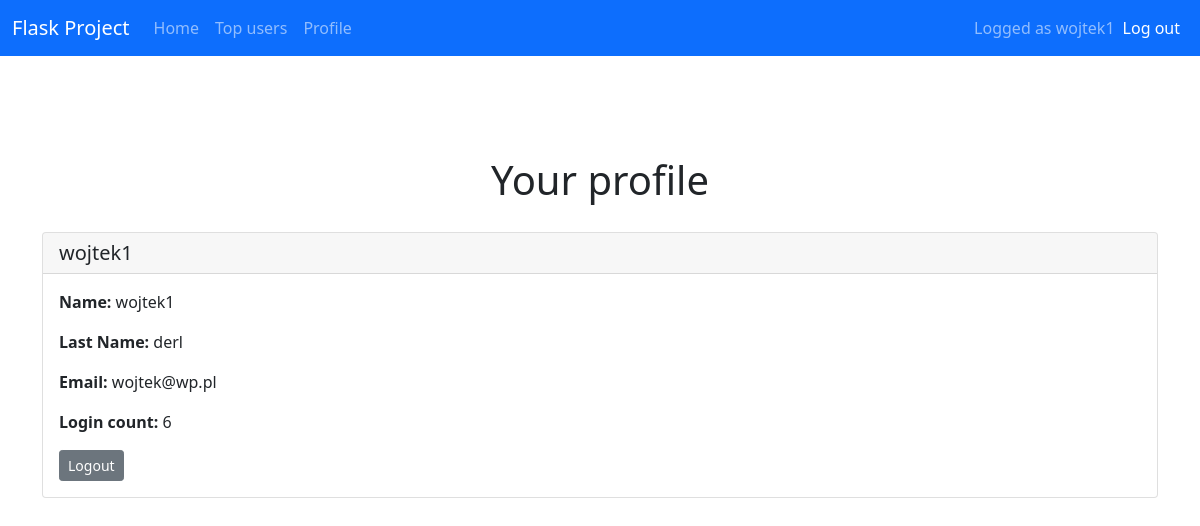
/profile (signed in), run on an earlier commit of the app's database.
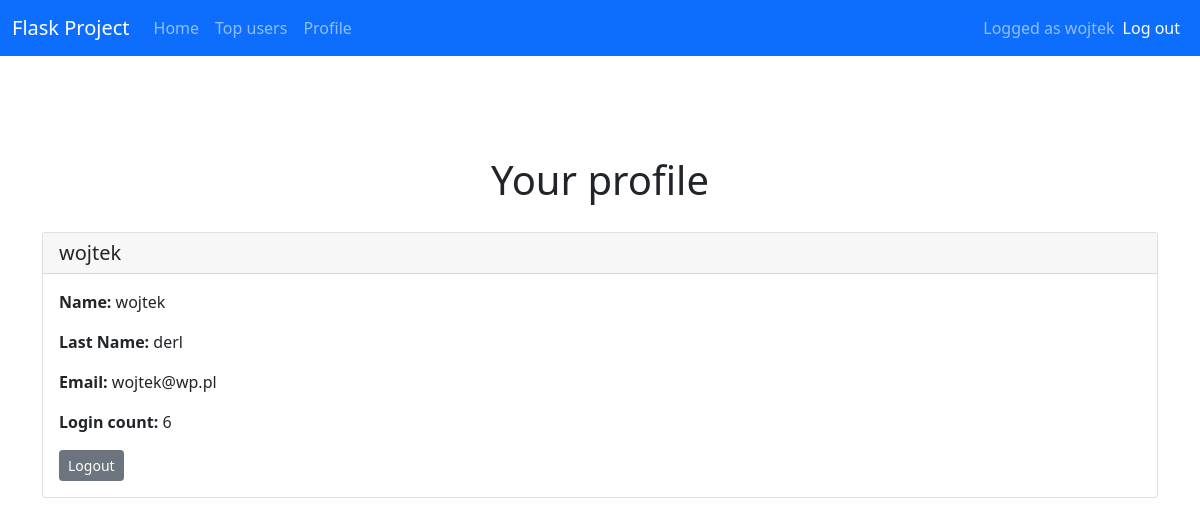
And on a later commit of the database.
### app.py (models this page shows)
class User(db.Model, UserMixin):
    id = db.Column(db.Integer, primary_key = True)
    email = db.Column(db.String(30), nullable=False, unique=True)
    name = db.Column(db.String(20), nullable=False)
    last_name = db.Column(db.String(20), nullable=False)
    password = db.Column(db.String(80), nullable=False)
    login_count = db.Column(db.Integer, nullable=False, default=0)
    isAdmin = db.Column(db.Boolean(), nullable=False, default=False)

### app.py (the view)
@app.route('/profile', methods=['GET', 'POST'])
@login_required
def profile():
    user = current_user
    return render_template('profile.html')

### app.py (called while the page is built)
@login_manager.user_loader
def load_user(user_id):
    return User.query.get(int(user_id))

### templates/profile.html
{% extends "base.html" %} {% block title %}profile{% endblock %}
{% block content %}
<h1>Your profile</h1>
<div class="card">
  <h5 class="card-header">{{ current_user.name }}</h5>
  <div class="card-body">
    <p class="card-text"><b>Name:</b> {{ current_user.name }}</p>
    <p class="card-text"><b>Last Name:</b> {{ current_user.last_name }}</p>
    <p class="card-text"><b>Email:</b> {{ current_user.email }}</p>
    <p class="card-text"><b>Login count:</b> {{ current_user.login_count }}</p>
    <a href="{{url_for('logout')}}" class="btn btn-secondary btn-sm">Logout</a>
  </div>
</div>
{% endblock %}

### templates/base.html (shortened to what this page needs)
<!DOCTYPE html>
<html lang="pl">
  <head>
    {% block styles %}
    <link
      rel="stylesheet"
      href="{{url_for('.static', filename='styles/base.css')}}"
    />
    <link
      href="https://cdn.jsdelivr.net/npm/bootstrap@5.1.3/dist/css/bootstrap.min.css"
      rel="stylesheet"
    />
    {% endblock %}
  </head>
  <body>
    <nav class="navbar navbar-expand-lg navbar-dark bg-primary">
      <div class="container-fluid">
        <a class="navbar-brand" href="{{url_for('home')}}">Flask Project</a>
        <div class="collapse navbar-collapse" id="navbarText">
          <ul class="navbar-nav me-auto mb-2 mb-lg-0">
            <li class="nav-item">
              <a class="nav-link"
                aria-current="page"
                href="{{url_for('home')}}"
                >Home</a>
            </li>
            <li class="nav-item">
              <a class="nav-link" href="{{url_for('topUsers')}}">Top users</a>
            </li>
            {% if current_user.is_authenticated %}
            <li class="nav-item">
              <a class="nav-link" href="{{url_for('profile')}}">Profile</a>
            </li>
            {% endif %}
          </ul>
          {% if current_user.is_authenticated %}
          <span class="navbar-text">
            Logged as {{current_user.name }}
            </span>
            <span class="navbar-item">
              <ul class="navbar-nav me-auto mb-2 mb-lg-0">
                <li class="nav-item">
                  <a
                    class="nav-link active"
                    aria-current="page"
                    href="{{url_for('logout')}}"
                    >Log out</a
                  >
                </li>
              </ul>
            </span>
            {% endif %}
        </div>
      </div>
    </nav>
    <div class="container">{% block content %} {% endblock %}</div>
  </body>
</html>

What changed in the data, as far as the page shows it:
changed User "derl": name "wojtek1" → "wojtek"
